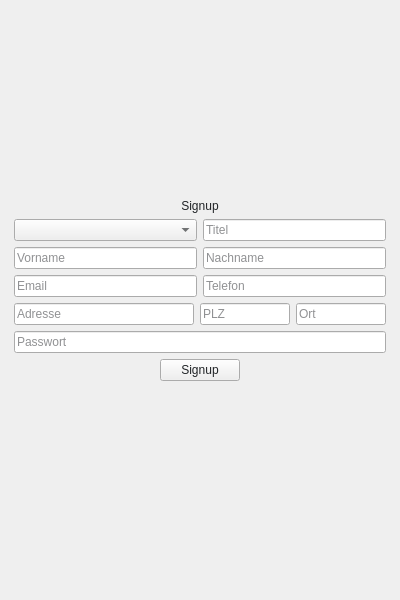
<?xml version="1.0" encoding="UTF-8"?>
<ui version="4.0">
 <class>Signup</class>
 <widget class="QWidget" name="Signup">
  <property name="geometry">
   <rect>
    <x>0</x>
    <y>0</y>
    <width>400</width>
    <height>600</height>
   </rect>
  </property>
  <property name="palette">
   <palette>
    <active>
     <colorrole role="WindowText">
      <brush brushstyle="SolidPattern">
       <color alpha="255">
        <red>33</red>
        <green>36</green>
        <blue>39</blue>
       </color>
      </brush>
     </colorrole>
     <colorrole role="Text">
      <brush brushstyle="SolidPattern">
       <color alpha="255">
        <red>33</red>
        <green>36</green>
        <blue>39</blue>
       </color>
      </brush>
     </colorrole>
     <colorrole role="ButtonText">
      <brush brushstyle="SolidPattern">
       <color alpha="255">
        <red>33</red>
        <green>36</green>
        <blue>39</blue>
       </color>
      </brush>
     </colorrole>
     <colorrole role="Highlight">
      <brush brushstyle="SolidPattern">
       <color alpha="255">
        <red>17</red>
        <green>105</green>
        <blue>142</blue>
       </color>
      </brush>
     </colorrole>
     <colorrole role="ToolTipText">
      <brush brushstyle="SolidPattern">
       <color alpha="255">
        <red>33</red>
        <green>36</green>
        <blue>39</blue>
       </color>
      </brush>
     </colorrole>
     <colorrole role="PlaceholderText">
      <brush brushstyle="SolidPattern">
       <color alpha="128">
        <red>33</red>
        <green>36</green>
        <blue>39</blue>
       </color>
      </brush>
     </colorrole>
     <colorrole role="Accent">
      <brush brushstyle="SolidPattern">
       <color alpha="255">
        <red>22</red>
        <green>199</green>
        <blue>154</blue>
       </color>
      </brush>
     </colorrole>
    </active>
    <inactive>
     <colorrole role="WindowText">
      <brush brushstyle="SolidPattern">
       <color alpha="255">
        <red>33</red>
        <green>36</green>
        <blue>39</blue>
       </color>
      </brush>
     </colorrole>
     <colorrole role="Text">
      <brush brushstyle="SolidPattern">
       <color alpha="255">
        <red>33</red>
        <green>36</green>
        <blue>39</blue>
       </color>
      </brush>
     </colorrole>
     <colorrole role="ButtonText">
      <brush brushstyle="SolidPattern">
       <color alpha="255">
        <red>33</red>
        <green>36</green>
        <blue>39</blue>
       </color>
      </brush>
     </colorrole>
     <colorrole role="Highlight">
      <brush brushstyle="SolidPattern">
       <color alpha="255">
        <red>17</red>
        <green>105</green>
        <blue>142</blue>
       </color>
      </brush>
     </colorrole>
     <colorrole role="ToolTipText">
      <brush brushstyle="SolidPattern">
       <color alpha="255">
        <red>33</red>
        <green>36</green>
        <blue>39</blue>
       </color>
      </brush>
     </colorrole>
     <colorrole role="PlaceholderText">
      <brush brushstyle="SolidPattern">
       <color alpha="128">
        <red>33</red>
        <green>36</green>
        <blue>39</blue>
       </color>
      </brush>
     </colorrole>
     <colorrole role="Accent">
      <brush brushstyle="SolidPattern">
       <color alpha="255">
        <red>22</red>
        <green>199</green>
        <blue>154</blue>
       </color>
      </brush>
     </colorrole>
    </inactive>
    <disabled>
     <colorrole role="ToolTipText">
      <brush brushstyle="SolidPattern">
       <color alpha="255">
        <red>33</red>
        <green>36</green>
        <blue>39</blue>
       </color>
      </brush>
     </colorrole>
     <colorrole role="PlaceholderText">
      <brush brushstyle="SolidPattern">
       <color alpha="128">
        <red>33</red>
        <green>36</green>
        <blue>39</blue>
       </color>
      </brush>
     </colorrole>
     <colorrole role="Accent">
      <brush brushstyle="SolidPattern">
       <color alpha="255">
        <red>22</red>
        <green>199</green>
        <blue>154</blue>
       </color>
      </brush>
     </colorrole>
    </disabled>
   </palette>
  </property>
  <property name="windowTitle">
   <string>Form</string>
  </property>
  <layout class="QHBoxLayout" name="horizontalLayout_6">
   <item>
    <spacer name="horizontalSpacer_3">
     <property name="orientation">
      <enum>Qt::Horizontal</enum>
     </property>
     <property name="sizeHint" stdset="0">
      <size>
       <width>40</width>
       <height>20</height>
      </size>
     </property>
    </spacer>
   </item>
   <item>
    <layout class="QVBoxLayout" name="verticalLayout_2">
     <item>
      <spacer name="verticalSpacer">
       <property name="orientation">
        <enum>Qt::Vertical</enum>
       </property>
       <property name="sizeHint" stdset="0">
        <size>
         <width>20</width>
         <height>40</height>
        </size>
       </property>
      </spacer>
     </item>
     <item>
      <widget class="QLabel" name="page_header">
       <property name="text">
        <string>Signup</string>
       </property>
       <property name="alignment">
        <set>Qt::AlignCenter</set>
       </property>
      </widget>
     </item>
     <item>
      <layout class="QHBoxLayout" name="horizontalLayout_5">
       <item>
        <widget class="QComboBox" name="anrede_input">
         <property name="sizePolicy">
          <sizepolicy hsizetype="Expanding" vsizetype="Fixed">
           <horstretch>0</horstretch>
           <verstretch>0</verstretch>
          </sizepolicy>
         </property>
         <property name="currentText">
          <string/>
         </property>
         <property name="iconSize">
          <size>
           <width>26</width>
           <height>24</height>
          </size>
         </property>
        </widget>
       </item>
       <item>
        <widget class="QLineEdit" name="titel_input">
         <property name="placeholderText">
          <string>Titel</string>
         </property>
         <property name="input_type" stdset="0">
          <string>text</string>
         </property>
        </widget>
       </item>
      </layout>
     </item>
     <item>
      <layout class="QHBoxLayout" name="horizontalLayout">
       <item>
        <widget class="QLineEdit" name="vorname_input">
         <property name="placeholderText">
          <string>Vorname</string>
         </property>
         <property name="input_type" stdset="0">
          <string>text</string>
         </property>
        </widget>
       </item>
       <item>
        <widget class="QLineEdit" name="nachname_input">
         <property name="placeholderText">
          <string>Nachname</string>
         </property>
         <property name="input_type" stdset="0">
          <string>text</string>
         </property>
        </widget>
       </item>
      </layout>
     </item>
     <item>
      <layout class="QHBoxLayout" name="horizontalLayout_2">
       <item>
        <widget class="QLineEdit" name="email_input">
         <property name="placeholderText">
          <string>Email</string>
         </property>
         <property name="input_type" stdset="0">
          <string>text</string>
         </property>
        </widget>
       </item>
       <item>
        <widget class="QLineEdit" name="tel_input">
         <property name="placeholderText">
          <string>Telefon</string>
         </property>
         <property name="input_type" stdset="0">
          <string>text</string>
         </property>
        </widget>
       </item>
      </layout>
     </item>
     <item>
      <layout class="QHBoxLayout" name="horizontalLayout_3">
       <item>
        <widget class="QLineEdit" name="adresse_input">
         <property name="minimumSize">
          <size>
           <width>180</width>
           <height>0</height>
          </size>
         </property>
         <property name="placeholderText">
          <string>Adresse</string>
         </property>
         <property name="input_type" stdset="0">
          <string>text</string>
         </property>
        </widget>
       </item>
       <item>
        <widget class="QLineEdit" name="plz_input">
         <property name="maximumSize">
          <size>
           <width>16777215</width>
           <height>16777215</height>
          </size>
         </property>
         <property name="placeholderText">
          <string>PLZ</string>
         </property>
         <property name="input_type" stdset="0">
          <string>text</string>
         </property>
        </widget>
       </item>
       <item>
        <widget class="QLineEdit" name="ort_input">
         <property name="maximumSize">
          <size>
           <width>16777215</width>
           <height>16777215</height>
          </size>
         </property>
         <property name="text">
          <string/>
         </property>
         <property name="placeholderText">
          <string>Ort</string>
         </property>
         <property name="input_type" stdset="0">
          <string>text</string>
         </property>
        </widget>
       </item>
      </layout>
     </item>
     <item>
      <widget class="QLineEdit" name="passwort_input">
       <property name="echoMode">
        <enum>QLineEdit::Password</enum>
       </property>
       <property name="placeholderText">
        <string>Passwort</string>
       </property>
       <property name="input_type" stdset="0">
        <string>text</string>
       </property>
      </widget>
     </item>
     <item>
      <layout class="QHBoxLayout" name="horizontalLayout_4">
       <item>
        <spacer name="horizontalSpacer_2">
         <property name="orientation">
          <enum>Qt::Horizontal</enum>
         </property>
         <property name="sizeHint" stdset="0">
          <size>
           <width>40</width>
           <height>20</height>
          </size>
         </property>
        </spacer>
       </item>
       <item>
        <widget class="QPushButton" name="signup_button">
         <property name="cursor">
          <cursorShape>PointingHandCursor</cursorShape>
         </property>
         <property name="text">
          <string>Signup</string>
         </property>
         <property name="button_type" stdset="0">
          <string>primary</string>
         </property>
        </widget>
       </item>
       <item>
        <spacer name="horizontalSpacer">
         <property name="orientation">
          <enum>Qt::Horizontal</enum>
         </property>
         <property name="sizeHint" stdset="0">
          <size>
           <width>40</width>
           <height>20</height>
          </size>
         </property>
        </spacer>
       </item>
      </layout>
     </item>
     <item alignment="Qt::AlignHCenter|Qt::AlignVCenter">
      <widget class="QLabel" name="error_text">
       <property name="text">
        <string/>
       </property>
      </widget>
     </item>
     <item>
      <spacer name="verticalSpacer_2">
       <property name="orientation">
        <enum>Qt::Vertical</enum>
       </property>
       <property name="sizeHint" stdset="0">
        <size>
         <width>20</width>
         <height>40</height>
        </size>
       </property>
      </spacer>
     </item>
    </layout>
   </item>
   <item>
    <spacer name="horizontalSpacer_4">
     <property name="orientation">
      <enum>Qt::Horizontal</enum>
     </property>
     <property name="sizeHint" stdset="0">
      <size>
       <width>40</width>
       <height>20</height>
      </size>
     </property>
    </spacer>
   </item>
  </layout>
 </widget>
 <resources/>
 <connections/>
</ui>
